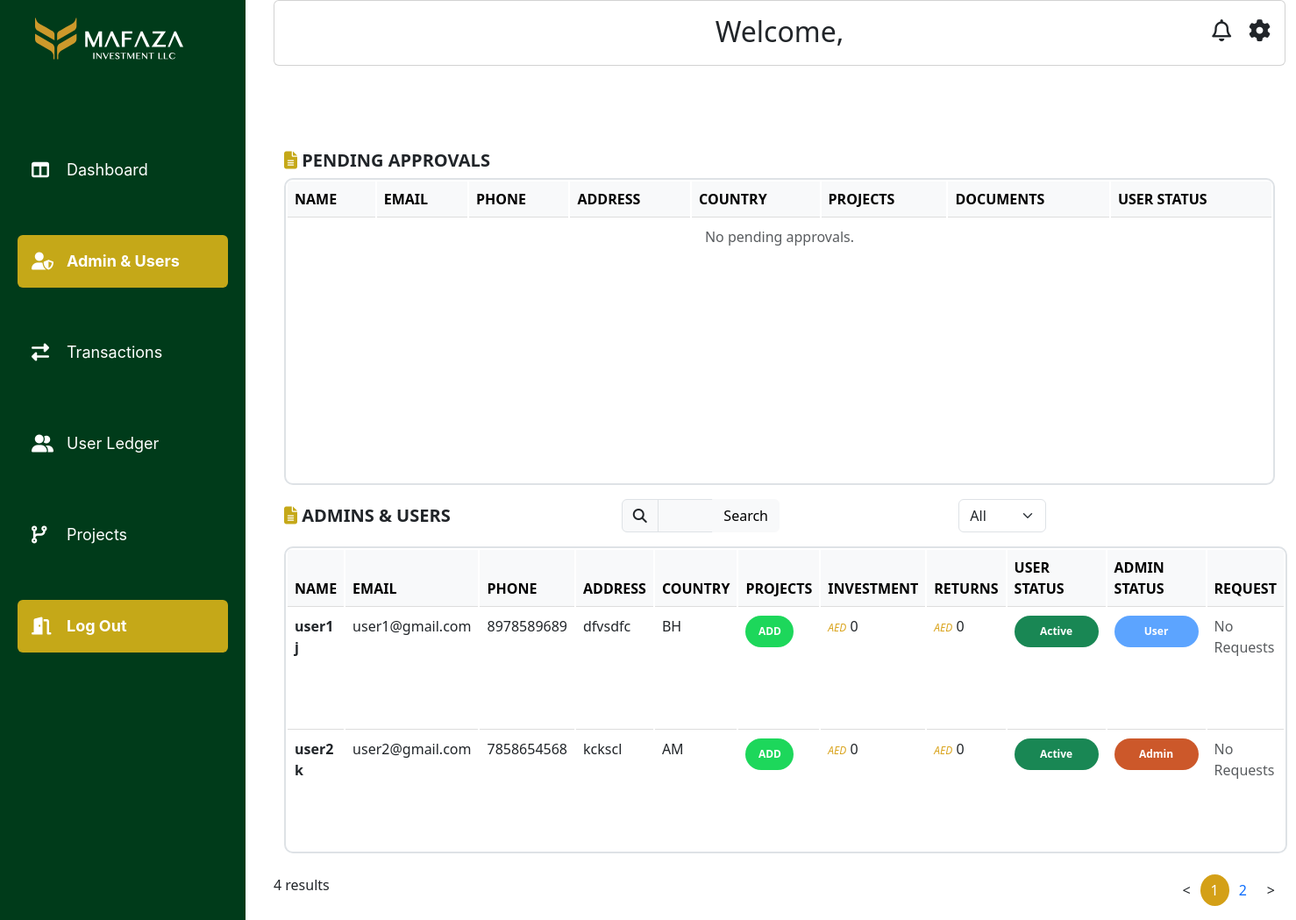
The page /mafazapp/adminusers/ (signed in) on the database as committed earlier.
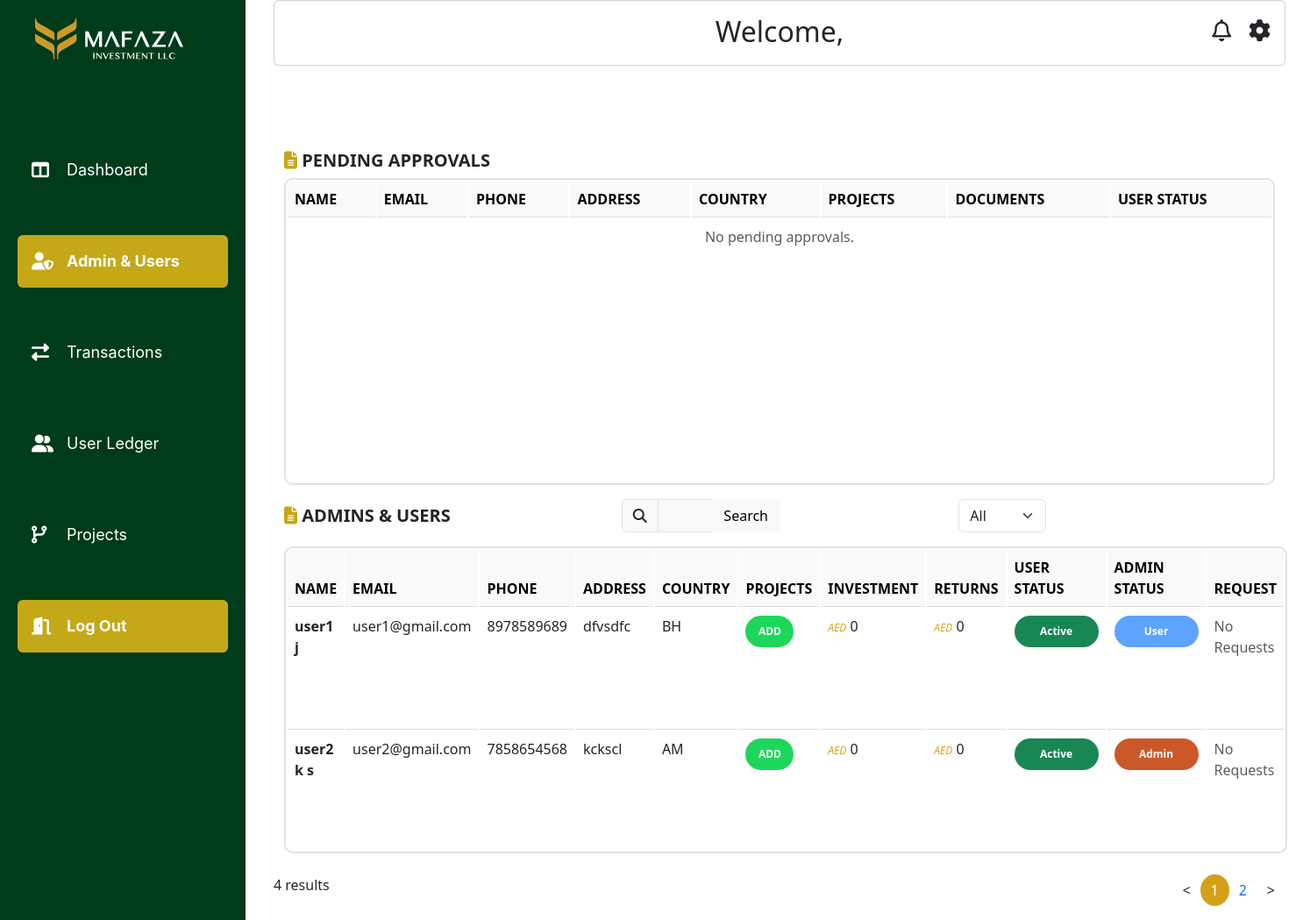
The same page on the database as committed later.
### mafazapp/models.py (models this page shows, shortened)
class CustomUser(AbstractUser):
    id = models.UUIDField(primary_key=True, default=uuid.uuid4, editable=False)
    phone_number = models.CharField(max_length=15)
    address = models.TextField()
    country = CountryField()
    status = models.CharField(max_length=20, choices=STATUS_CHOICES, default='PENDING')
    is_approved = models.BooleanField(default=False)
    created_at = models.DateTimeField(auto_now_add=True)
    has_requested = models.BooleanField(default=False)

### mafazapp/views.py (the view, shortened to what this page needs)
# urls.py: path('adminusers/', views.adminusers, name='adminusers'),
@user_passes_test(admin_required, login_url='home')
@never_cache
def adminusers(request):
    User = get_user_model()
    search_query = request.GET.get('search', '')
    user_type = request.GET.get('user_type', '')
    users = User.objects.exclude(is_superuser=True)
    if user_type:
        if user_type == 'Admin':
            users = users.filter(is_staff=True)
        elif user_type == 'User':
            users = users.filter(is_staff=False)
    approved_users = users.filter(is_approved=True)
    pending_users = users.filter(is_approved=False)
    requested_users = approved_users.filter(has_requested=True)
    paginator = Paginator(approved_users, 2)
    page_number = request.GET.get('page')
    page_users = paginator.get_page(page_number)
    projects = InvestmentProject.objects.all()
    form = UserProjectAssignmentForm()
    return render(request, 'adminusers.html', {
        'users': page_users,
        'pending_users': pending_users,
        'requested_users': requested_users,
        'search_query': search_query,
        'user_type': user_type,
        'projects': projects,
        'form': form
    })

### mafazapp/forms.py
class UserProjectAssignmentForm(forms.ModelForm):
    class Meta:
        model = UserProjectAssignment
        fields = ['user', 'project', 'roi']
    def __init__(self, *args, **kwargs):
        super(UserProjectAssignmentForm, self).__init__(*args, **kwargs)
        self.fields['roi'].widget.attrs.update({'placeholder': 'Enter ROI (optional)'})

### mafazapp/views.py (called while the page is built)
def admin_required(user):
    return user.is_authenticated and user.is_staff

### mafazapp/templates/adminusers.html (shortened to what the changed rows need)
{% load static %}
<!DOCTYPE html>
<html lang="en">
<head>
    <link rel="stylesheet" type="text/css" href="{% static 'css/style.css' %}">
    <link href="https://cdn.jsdelivr.net/npm/bootstrap@5.3.0/dist/css/bootstrap.min.css" rel="stylesheet">
    <link rel="stylesheet" href="https://cdnjs.cloudflare.com/ajax/libs/font-awesome/6.5.1/css/all.min.css">
</head>
<body >
<div class="content">
    <div class="container-fluid" >
        <div class="row">
            <div class="col-lg-12 col-md-12 col-sm-12 col-12">
                <div class="card p-3">
                    <h2 class="text-center">Welcome, {{ request.user.first_name }}</h2>
                </div>
            </div>
        </div>
                <br><br><br>
                <div class="container-fluid mt-4">
                    <table class="table">
                        <thead class="table-light">
                            <tr>
                                <th>NAME</th>
                                <th>Email</th>
                                <th>Phone</th>
                                <th>Address</th>
                                <th>Country</th>
                                <th>PROJECTS</th>
                                <th>DOCUMENTS</th>
                                <th>USER STATUS</th>
                            </tr>
                        </thead>
                    </table>
                    </div>
                    <table class="table mt-3">
                        <thead class="table-light">
                            <tr>
                                <th>NAME</th>
                                <th>Email</th>
                                <th>Phone</th>
                                <th>Address</th>
                                <th>Country</th>
                                <th>PROJECTS</th>
                                <th>INVESTMENT</th>
                                <th>RETURNS</th>
                                <th>USER STATUS</th>
                                <th>ADMIN STATUS</th>
                                <th>REQUEST</th>
                            </tr>
                        </thead>
                        <tbody>
                            {% for user in users %}
                            <tr>
                                <td><strong>{{ user.first_name }} {{ user.last_name }}</strong></td>
                                <td>{{ user.email }}</td>
                                <td>{{ user.phone_number }}</td>
                                <td>{{ user.address }}</td>
                                <td>{{ user.country }}</td>
                                <td>
                                    <button class="badge4 assign-btn" data-bs-toggle="modal" data-bs-target="#assignProjectModal"
                                    data-user-id="{{ user.id }}" data-username="{{ user.username }}">
                                    ADD
                                    </button>
                                </td>
                                <td><span class="currency">AED</span> 0</td>
                                <td><span class="currency">AED</span> 0</td>
                                <td>
                                    <form method="POST" action="{% url 'adminusers' %}">
                                        <button type="submit" name="action" value="confirm_toggle"
                                            class="badge3 {% if user.is_approved %}bg-success{% else %}bg-warning{% endif %}">
                                            {% if user.is_approved %} Active {% else %} Pending {% endif %}
                                        </button>
                                    </form>
                                </td>
                                <td>
                                    <form method="POST" action="{% url 'adminusers' %}">
                                        <button type="submit" name="action" value="{% if user.is_staff %}demote{% else %}promote{% endif %}"
                                                class="badge1 {% if user.is_staff %}admin{% else %}user{% endif %}">
                                            {% if user.is_staff %} Admin {% else %} User {% endif %}
                                        </button>
                                    </form>
                                </td>
<td>
    {% if user.has_requested %}
        <button type="button" class="btn btn-info" data-bs-toggle="modal" data-bs-target="#resetPasswordModal{{ user.id }}">
            View Request
        </button>
        <div class="modal fade" id="resetPasswordModal{{ user.id }}" tabindex="-1" aria-labelledby="resetPasswordModalLabel" aria-hidden="true">
            <div class="modal-dialog">
                <div class="modal-content">
                    <div class="modal-header">
                        <h5 class="modal-title" id="resetPasswordModalLabel">Reset Password for {{ user.username }}</h5>
                        <button type="button" class="btn-close" data-bs-dismiss="modal" aria-label="Close"></button>
                    </div>
                    <div class="modal-body">
                        <form method="POST" action="{% url 'adminusers' %}">
                            {% csrf_token %}
                            <input type="hidden" name="user_id" value="{{ user.id }}">
                            <input type="hidden" name="action" value="reset_password">
                            <div class="mb-3">
                                <label for="new_password_{{ user.id }}" class="form-label">New Password</label>
                                <input type="password" class="form-control" id="new_password_{{ user.id }}" name="new_password" required>
                            </div>
                            <div class="mb-3">
                                <label for="confirm_password_{{ user.id }}" class="form-label">Confirm Password</label>
                                <input type="password" class="form-control" id="confirm_password_{{ user.id }}" name="confirm_password" required>
                            </div>
                            <div class="modal-footer">
                                <button type="submit" class="btn btn-primary">Reset Password</button>
                                <button type="button" class="btn btn-secondary" data-bs-dismiss="modal">Cancel</button>
                            </div>
                        </form>
                    </div>
                </div>
            </div>
        </div>
    {% else %}
        <span class="text-muted">No Requests</span>
    {% endif %}
</td>
            </tr>
               {% endfor %}
                        </tbody>
                    </table>
                    </div>
</body>
</html>

Rows that differ between the two databases and show on the page:
changed CustomUser "user2": last_name "k" → "k s"
